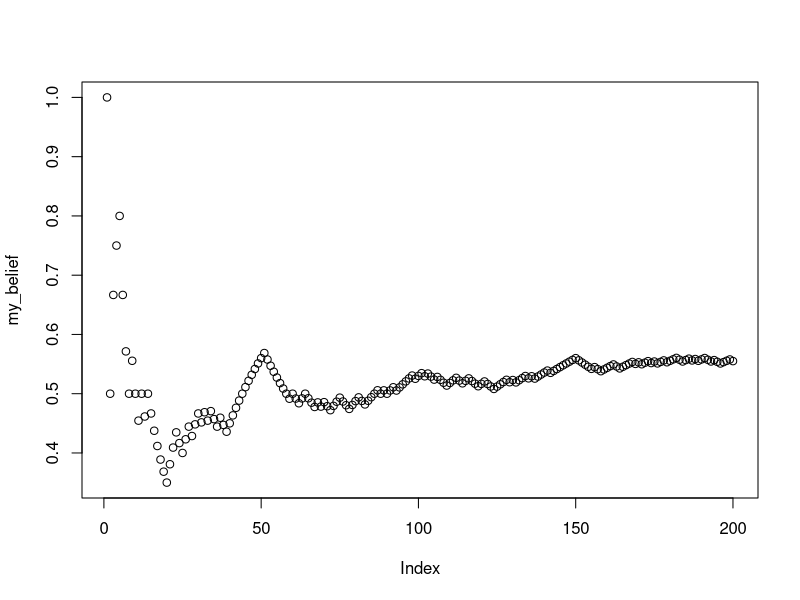
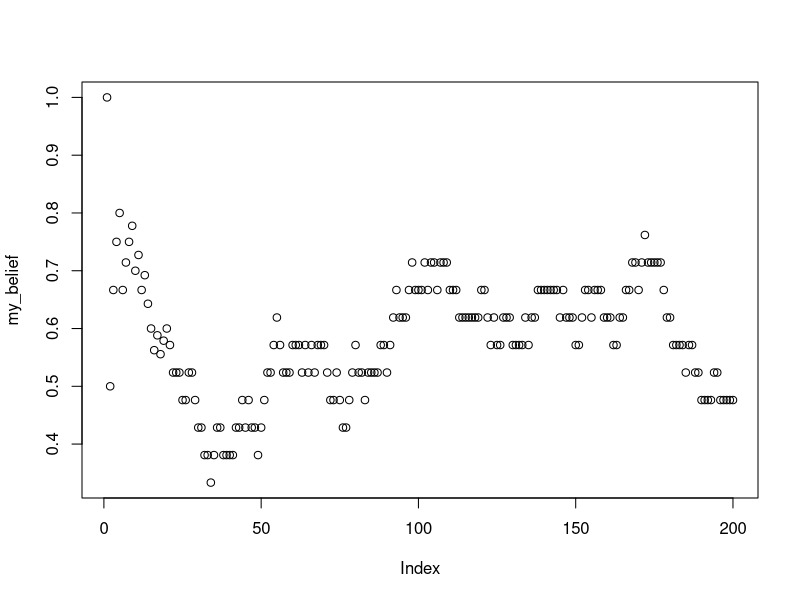

The R script that drew these images, in order:
## ---- chunk 1
knitr::opts_chunk$set(echo = TRUE)
## ---- chunk 2

rolls <- sample (1:6, 10000, replace = TRUE)
table (rolls)


## ---- chunk 3

one <- sample (1:6, 1000, replace = TRUE)
two <- sample (1:6, 1000, replace = TRUE)
combined <- one+two
table (combined)/1000

## ---- chunk 4

first <- rep (x = 1:6, each = 6)
second <- rep (x = 1:6, times = 6)
sum_rolls <- first+second
table (sum_rolls)/length(sum_rolls)

sim_result <- table(combined)/1000
true_probs <- table(sum_rolls)/length(sum_rolls)

true_probs-sim_result

## ---- chunk 5
sample(c("A","B"), 20, replace = TRUE, prob = c(.8, .2))

letters

LETTERS

sample(letters, 50, replace = TRUE)

## ---- chunk 6

my_letters <- sample(letters,  50*2, replace = TRUE)
my_strings <- matrix(my_letters, ncol=2)
paste(my_strings[1,], collapse="")
random_strings <- c()
for (i in 1:dim(my_strings)[1]){
  random_strings[i] <- paste(my_strings[i,], collapse="")
}

random_strings
###
###if (random_strings[i] = "ab") {
 ### print("AB")
#}

## ---- chunk 7

sim_results <- replicate(10000,
                         sample ( c(1,0), 10, replace = TRUE))


number_of_heads <- colSums(sim_results)
table(number_of_heads)/10000

number_of_heads <- rbinom(10000, 10, prob = .5)
table(number_of_heads)/10000
## ---- chunk 8
flips <- sample( c("H","T"), 10000, replace = TRUE)

 

## ---- chunk 9
flips <- sample( c("H","T"), 10000, replace = TRUE)

sequence <- c()
for (i in 3:length(flips)){
  first_element <- flips[i-2]
  second_element <- flips[i-1]
  third_element <- flips[i]
  sequence[i-1] <- paste0(first_element, second_element, third_element)
}

table(sequence)/sum(table(sequence))

## ---- chunk 10
simulated_sequence <- c(rbinom(100,1,.5),
                        rbinom(100, 1, .6))

my_knowledge <- c()
my_belief <- c()
for(i in 1:length(simulated_sequence)){
  my_knowledge[i] <- simulated_sequence[i]
  my_belief[i] <- sum(my_knowledge)/length(my_knowledge)
}

plot(my_belief)
## ---- chunk 11
simulated_sequence <- c(rbinom(100,1,.5),
                        rbinom(100, 1, .6))

my_knowledge <- c()
my_belief <- c()
for(i in 1:length(simulated_sequence)){
  my_knowledge[i] <- simulated_sequence[i]
  if(i <= 20){
    my_belief[i] <- sum(my_knowledge)/length(my_knowledge)
  } else{
    my_belief[i] <- sum(my_knowledge[i:(i-20)])/length(my_knowledge[i:(i-20)])
}
}

plot(my_belief)
## ---- chunk 12

my_paragraph <- "In 1918 the Belarusian People's Republic (BNR) was proclaimed, the symbols of which became the coat of arms Pahonia and the white-red-white flag. On 11 August, the newspaper Svobodnaya Belarus published the first official description of the flag and coat of arms. In 1919-1920, the white-red-white flag was used by Belarusian military formations as part of the armies of Poland and Lithuania. In 1920, the flag was used by participants in the Slutsk uprising."

wiki_letters <- unlist(strsplit(my_paragraph, split=""))
lower_case <- tolower(wiki_letters)
letter_counts <- table(lower_case)
letter_counts <- as.data.frame(letter_counts)

library (dplyr)

final <- letter_counts %>%
  filter(lower_case %in% letters == TRUE)

total_letters <- sum(final$Freq)

final <- final %>%
  mutate(probabilities = Freq/total_letters)

knitr::kable(final)

## ---- chunk 13

test_sample <- sample(x = final$lower_case, size= 5, replace = TRUE, prob = final$probabilities)



